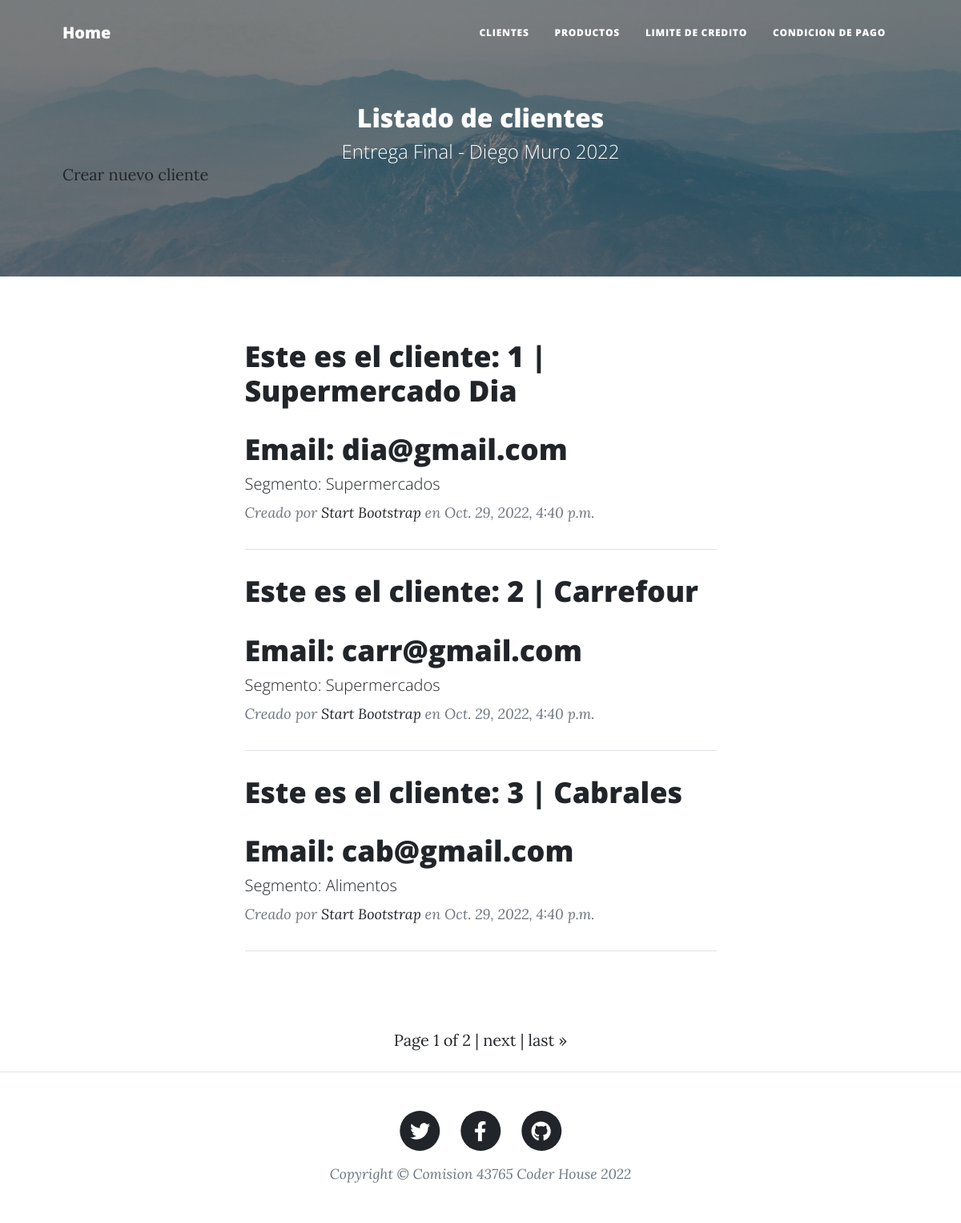
The page /customer/customers/ on the database its author committed.
### customer/models.py (models this page shows, shortened)
class Customer(models.Model):
    code = models.IntegerField()
    name = models.CharField(max_length=40)
    email = models.EmailField()
    segment = models.CharField(max_length=40)
    created_at = models.DateTimeField(auto_now_add=True)
    updated_at = models.DateTimeField(auto_now=True)

### customer/views.py (the view)
# urls.py: path("customers/", views.CustomerListView.as_view(), name="customer-list"),
class CustomerListView(ListView):
    model = Customer
    paginate_by = 3

### customer/templates/customer/customer_list.html (shortened to what this page needs)
{% extends "home/index.html" %}
{% load static %}
{% block tp_final_header %}
    <header class="masthead" style="background-image: url('../../static/home/assets/img/header-light.jpg')">
        <div class="container position-relative px-4 px-lg-5">
            <div class="row gx-4 gx-lg-5 justify-content-center">
                <div class="col-md-15 col-lg-16 col-xl-14">
                    <div class="site-heading">
                        <h2>Listado de clientes</h2>
                        <span class="subheading">Entrega Final - Diego Muro 2022</span>
                    </div>
                </div>
            </div>
            <a class="button_custom" href="{% url 'customer:customer-add' %}">Crear nuevo cliente</a>
        </div>
    </header>
{% endblock %}
{% block tp_final_content %}
    {% for customer in customer_list %}
        <div class="post-preview">
            <a href="{% url 'customer:customer-detail' customer.id %}">
                <h3 class="post-title">Este es el cliente: {{ customer.code }} | {{ customer.name }}</h3>
                <h5 class="post-title">Email: {{ customer.email }}</h5>
                <h5 class="post-subtitle"> Segmento: {{ customer.segment }}</h5>
            </a>
            <p class="post-meta">
                Creado por
                <a href="#!">Start Bootstrap</a>
                en {{ customer.created_at }}
            </p>
        </div>
        <hr class="my-4" />
    {% endfor %}
    <div class="container p-4">
    </div>
{% if is_paginated %}
<div class="container p-4">
    <div class="pagination justify-content-center">
        <span class="step-links">
            {% if page_obj.paginator.num_pages > 1 %}
            <span class="current">
                Page {{ page_obj.number }} of {{ page_obj.paginator.num_pages }} |
            </span>
            {% endif %}
            {% if page_obj.has_next %}
                <a href="?page={{ page_obj.next_page_number }}">next</a> |
                <a href="?page={{ page_obj.paginator.num_pages }}">last &raquo;</a>
            {% endif %}
        </span>
    </div>
</div>
{% endif %}
{% endblock %}

### rows shown on the page
Customer: code "1", name "Supermercado Dia", email "dia@gmail.com", segment "Supermercados", created_at "Oct. 29, 2022, 4:40 p.m."
Customer: code "2", name "Carrefour", email "carr@gmail.com", segment "Supermercados", created_at "Oct. 29, 2022, 4:40 p.m."
Customer: code "3", name "Cabrales", email "cab@gmail.com", segment "Alimentos", created_at "Oct. 29, 2022, 4:40 p.m."

### other values the page prints
{{ page_obj.number }} "1"
{{ page_obj.paginator.num_pages }} "2"
